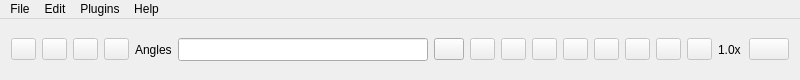
<?xml version="1.0" encoding="UTF-8"?>
<ui version="4.0">
 <class>Melosimula</class>
 <widget class="QMainWindow" name="Melosimula">
  <property name="geometry">
   <rect>
    <x>0</x>
    <y>0</y>
    <width>800</width>
    <height>80</height>
   </rect>
  </property>
  <property name="sizePolicy">
   <sizepolicy hsizetype="Ignored" vsizetype="Ignored">
    <horstretch>0</horstretch>
    <verstretch>0</verstretch>
   </sizepolicy>
  </property>
  <property name="minimumSize">
   <size>
    <width>739</width>
    <height>70</height>
   </size>
  </property>
  <property name="maximumSize">
   <size>
    <width>10000</width>
    <height>10000</height>
   </size>
  </property>
  <property name="windowTitle">
   <string>Melosimula</string>
  </property>
  <widget class="QWidget" name="centralWidget">
   <layout class="QVBoxLayout" name="verticalLayout_2">
    <item>
     <layout class="QVBoxLayout" name="verticalLayout">
      <item>
       <layout class="QHBoxLayout" name="horizontalLayout_4">
        <item>
         <layout class="QHBoxLayout" name="horizontalLayout_3">
          <item>
           <widget class="QPushButton" name="SnakeValues">
            <property name="enabled">
             <bool>false</bool>
            </property>
            <property name="maximumSize">
             <size>
              <width>25</width>
              <height>16777215</height>
             </size>
            </property>
            <property name="text">
             <string/>
            </property>
            <property name="icon">
             <iconset resource="MelosimulaRF.qrc">
              <normaloff>:/Icons/Icons/SnakeOptions.png</normaloff>:/Icons/Icons/SnakeOptions.png</iconset>
            </property>
           </widget>
          </item>
          <item>
           <widget class="QPushButton" name="ODEValues">
            <property name="enabled">
             <bool>false</bool>
            </property>
            <property name="maximumSize">
             <size>
              <width>25</width>
              <height>16777215</height>
             </size>
            </property>
            <property name="text">
             <string/>
            </property>
            <property name="icon">
             <iconset resource="MelosimulaRF.qrc">
              <normaloff>:/Icons/Icons/physics.png</normaloff>:/Icons/Icons/physics.png</iconset>
            </property>
           </widget>
          </item>
          <item>
           <widget class="QPushButton" name="GraphicValues">
            <property name="enabled">
             <bool>false</bool>
            </property>
            <property name="maximumSize">
             <size>
              <width>25</width>
              <height>16777215</height>
             </size>
            </property>
            <property name="text">
             <string/>
            </property>
            <property name="icon">
             <iconset resource="MelosimulaRF.qrc">
              <normaloff>:/Icons/Icons/graphicOptions.png</normaloff>:/Icons/Icons/graphicOptions.png</iconset>
            </property>
           </widget>
          </item>
          <item>
           <widget class="QPushButton" name="Heighfield">
            <property name="enabled">
             <bool>false</bool>
            </property>
            <property name="maximumSize">
             <size>
              <width>25</width>
              <height>16777215</height>
             </size>
            </property>
            <property name="text">
             <string/>
            </property>
            <property name="icon">
             <iconset resource="MelosimulaRF.qrc">
              <normaloff>:/Icons/Icons/heighfield.png</normaloff>:/Icons/Icons/heighfield.png</iconset>
            </property>
           </widget>
          </item>
         </layout>
        </item>
        <item>
         <spacer name="horizontalSpacer">
          <property name="orientation">
           <enum>Qt::Horizontal</enum>
          </property>
          <property name="sizeHint" stdset="0">
           <size>
            <width>20</width>
            <height>20</height>
           </size>
          </property>
         </spacer>
        </item>
        <item>
         <layout class="QHBoxLayout" name="horizontalLayout_2">
          <item>
           <widget class="QLabel" name="label">
            <property name="text">
             <string>Angles</string>
            </property>
           </widget>
          </item>
          <item>
           <widget class="QLineEdit" name="ruta">
            <property name="minimumSize">
             <size>
              <width>250</width>
              <height>23</height>
             </size>
            </property>
            <property name="readOnly">
             <bool>true</bool>
            </property>
           </widget>
          </item>
          <item>
           <widget class="QPushButton" name="LoadAnglesButton">
            <property name="maximumSize">
             <size>
              <width>30</width>
              <height>16777215</height>
             </size>
            </property>
            <property name="text">
             <string/>
            </property>
            <property name="icon">
             <iconset resource="MelosimulaRF.qrc">
              <normaloff>:/Icons/Icons/SelectFile.png</normaloff>:/Icons/Icons/SelectFile.png</iconset>
            </property>
           </widget>
          </item>
         </layout>
        </item>
        <item>
         <spacer name="horizontalSpacer_2">
          <property name="orientation">
           <enum>Qt::Horizontal</enum>
          </property>
          <property name="sizeHint" stdset="0">
           <size>
            <width>20</width>
            <height>20</height>
           </size>
          </property>
         </spacer>
        </item>
        <item>
         <layout class="QHBoxLayout" name="horizontalLayout">
          <item>
           <widget class="QPushButton" name="reverseSpeedButton">
            <property name="enabled">
             <bool>false</bool>
            </property>
            <property name="maximumSize">
             <size>
              <width>25</width>
              <height>16777215</height>
             </size>
            </property>
            <property name="text">
             <string/>
            </property>
            <property name="icon">
             <iconset resource="MelosimulaRF.qrc">
              <normaloff>:/Icons/Icons/decreaseSpeed.png</normaloff>:/Icons/Icons/decreaseSpeed.png</iconset>
            </property>
           </widget>
          </item>
          <item>
           <widget class="QPushButton" name="StepBWButton">
            <property name="enabled">
             <bool>false</bool>
            </property>
            <property name="maximumSize">
             <size>
              <width>25</width>
              <height>16777215</height>
             </size>
            </property>
            <property name="text">
             <string/>
            </property>
            <property name="icon">
             <iconset resource="MelosimulaRF.qrc">
              <normaloff>:/Icons/Icons/oneFrameBW.png</normaloff>:/Icons/Icons/oneFrameBW.png</iconset>
            </property>
           </widget>
          </item>
          <item>
           <widget class="QPushButton" name="SimularButton">
            <property name="enabled">
             <bool>false</bool>
            </property>
            <property name="maximumSize">
             <size>
              <width>25</width>
              <height>16777215</height>
             </size>
            </property>
            <property name="text">
             <string/>
            </property>
            <property name="icon">
             <iconset resource="MelosimulaRF.qrc">
              <normaloff>:/Icons/Icons/Play.png</normaloff>:/Icons/Icons/Play.png</iconset>
            </property>
           </widget>
          </item>
          <item>
           <widget class="QPushButton" name="pausaButton">
            <property name="enabled">
             <bool>false</bool>
            </property>
            <property name="maximumSize">
             <size>
              <width>25</width>
              <height>16777215</height>
             </size>
            </property>
            <property name="text">
             <string/>
            </property>
            <property name="icon">
             <iconset resource="MelosimulaRF.qrc">
              <normaloff>:/Icons/Icons/Pause.png</normaloff>:/Icons/Icons/Pause.png</iconset>
            </property>
           </widget>
          </item>
          <item>
           <widget class="QPushButton" name="stopButton">
            <property name="enabled">
             <bool>false</bool>
            </property>
            <property name="maximumSize">
             <size>
              <width>25</width>
              <height>16777215</height>
             </size>
            </property>
            <property name="font">
             <font>
              <stylestrategy>PreferDefault</stylestrategy>
             </font>
            </property>
            <property name="text">
             <string/>
            </property>
            <property name="icon">
             <iconset resource="MelosimulaRF.qrc">
              <normaloff>:/Icons/Icons/stop.png</normaloff>:/Icons/Icons/stop.png</iconset>
            </property>
            <property name="iconSize">
             <size>
              <width>14</width>
              <height>14</height>
             </size>
            </property>
           </widget>
          </item>
          <item>
           <widget class="QPushButton" name="refreshButton">
            <property name="enabled">
             <bool>false</bool>
            </property>
            <property name="maximumSize">
             <size>
              <width>25</width>
              <height>16777215</height>
             </size>
            </property>
            <property name="text">
             <string/>
            </property>
            <property name="icon">
             <iconset resource="MelosimulaRF.qrc">
              <normaloff>:/Icons/Icons/update.png</normaloff>:/Icons/Icons/update.png</iconset>
            </property>
           </widget>
          </item>
          <item>
           <widget class="QPushButton" name="stepFWButton">
            <property name="enabled">
             <bool>false</bool>
            </property>
            <property name="maximumSize">
             <size>
              <width>25</width>
              <height>16777215</height>
             </size>
            </property>
            <property name="text">
             <string/>
            </property>
            <property name="icon">
             <iconset resource="MelosimulaRF.qrc">
              <normaloff>:/Icons/Icons/oneFrameFW.png</normaloff>:/Icons/Icons/oneFrameFW.png</iconset>
            </property>
           </widget>
          </item>
          <item>
           <widget class="QPushButton" name="SpeedButton">
            <property name="enabled">
             <bool>false</bool>
            </property>
            <property name="maximumSize">
             <size>
              <width>25</width>
              <height>16777215</height>
             </size>
            </property>
            <property name="text">
             <string/>
            </property>
            <property name="icon">
             <iconset resource="MelosimulaRF.qrc">
              <normaloff>:/Icons/Icons/increaseSpeed.png</normaloff>:/Icons/Icons/increaseSpeed.png</iconset>
            </property>
           </widget>
          </item>
          <item>
           <widget class="QLabel" name="multiplier">
            <property name="maximumSize">
             <size>
              <width>100000</width>
              <height>45</height>
             </size>
            </property>
            <property name="text">
             <string>1.0x</string>
            </property>
           </widget>
          </item>
         </layout>
        </item>
        <item>
         <spacer name="horizontalSpacer_3">
          <property name="orientation">
           <enum>Qt::Horizontal</enum>
          </property>
          <property name="sizeHint" stdset="0">
           <size>
            <width>40</width>
            <height>20</height>
           </size>
          </property>
         </spacer>
        </item>
        <item>
         <widget class="QPushButton" name="pushButton">
          <property name="enabled">
           <bool>false</bool>
          </property>
          <property name="text">
           <string/>
          </property>
          <property name="icon">
           <iconset resource="MelosimulaRF.qrc">
            <normaloff>:/Icons/Icons/Screenshot.png</normaloff>:/Icons/Icons/Screenshot.png</iconset>
          </property>
         </widget>
        </item>
       </layout>
      </item>
     </layout>
    </item>
   </layout>
  </widget>
  <widget class="QMenuBar" name="menuBar">
   <property name="geometry">
    <rect>
     <x>0</x>
     <y>0</y>
     <width>800</width>
     <height>20</height>
    </rect>
   </property>
   <widget class="QMenu" name="menuArchivo">
    <property name="title">
     <string>File</string>
    </property>
    <addaction name="actionNueva_Simulaci_n"/>
    <addaction name="separator"/>
    <addaction name="actionSalir"/>
   </widget>
   <widget class="QMenu" name="menuEdicion">
    <property name="title">
     <string>Edit</string>
    </property>
    <addaction name="actionSimular"/>
    <addaction name="actionDetener"/>
    <addaction name="separator"/>
    <addaction name="actionSnake"/>
    <addaction name="actionODE"/>
    <addaction name="actionGr_ficos"/>
    <addaction name="actionHeighfield"/>
    <addaction name="separator"/>
    <addaction name="actionLogFile"/>
   </widget>
   <widget class="QMenu" name="menuAyuda">
    <property name="title">
     <string>Help</string>
    </property>
    <addaction name="actionAyuda"/>
    <addaction name="actionAbout"/>
   </widget>
   <widget class="QMenu" name="menuPlugins">
    <property name="title">
     <string>Plugins</string>
    </property>
    <addaction name="actionGenerador_de_ngulos"/>
   </widget>
   <addaction name="menuArchivo"/>
   <addaction name="menuEdicion"/>
   <addaction name="menuPlugins"/>
   <addaction name="menuAyuda"/>
  </widget>
  <action name="actionSalir">
   <property name="text">
    <string>Exit</string>
   </property>
  </action>
  <action name="actionAbout">
   <property name="text">
    <string>About</string>
   </property>
  </action>
  <action name="actionNueva_Simulaci_n">
   <property name="text">
    <string>New Simulation</string>
   </property>
  </action>
  <action name="actionAyuda">
   <property name="text">
    <string>Help</string>
   </property>
  </action>
  <action name="actionSimular">
   <property name="text">
    <string>Run</string>
   </property>
  </action>
  <action name="actionDetener">
   <property name="text">
    <string>Stop</string>
   </property>
  </action>
  <action name="actionSnake">
   <property name="icon">
    <iconset resource="MelosimulaRF.qrc">
     <normaloff>:/Icons/Icons/SnakeOptions.png</normaloff>:/Icons/Icons/SnakeOptions.png</iconset>
   </property>
   <property name="text">
    <string>Snake</string>
   </property>
  </action>
  <action name="actionODE">
   <property name="icon">
    <iconset resource="MelosimulaRF.qrc">
     <normaloff>:/Icons/Icons/physics.png</normaloff>:/Icons/Icons/physics.png</iconset>
   </property>
   <property name="text">
    <string>ODE</string>
   </property>
  </action>
  <action name="actionGr_ficos">
   <property name="icon">
    <iconset resource="MelosimulaRF.qrc">
     <normaloff>:/Icons/Icons/graphicOptions.png</normaloff>:/Icons/Icons/graphicOptions.png</iconset>
   </property>
   <property name="text">
    <string>Graphics</string>
   </property>
  </action>
  <action name="actionHeighfield">
   <property name="icon">
    <iconset resource="MelosimulaRF.qrc">
     <normaloff>:/Icons/Icons/heighfield.png</normaloff>:/Icons/Icons/heighfield.png</iconset>
   </property>
   <property name="text">
    <string>Heighfield</string>
   </property>
  </action>
  <action name="actionLogFile">
   <property name="checkable">
    <bool>true</bool>
   </property>
   <property name="text">
    <string>LogFile</string>
   </property>
  </action>
  <action name="actionGenerador_de_ngulos">
   <property name="text">
    <string>Parametric Angle Generator</string>
   </property>
  </action>
 </widget>
 <layoutdefault spacing="6" margin="11"/>
 <resources>
  <include location="MelosimulaRF.qrc"/>
 </resources>
 <connections/>
</ui>
